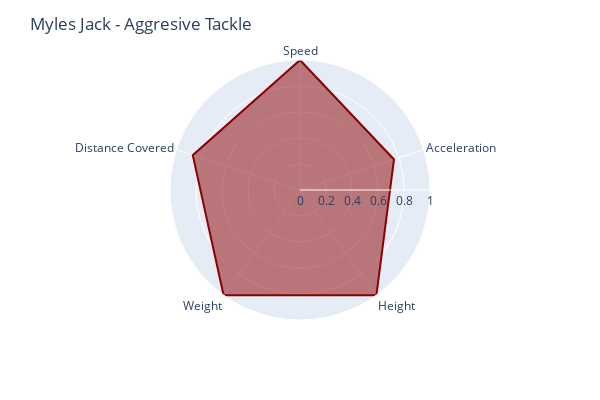

Notebook cell for this chart:
### Code cell
s = (myles['s'].mean() - s_min)/(s_max - s_min)
a = (myles['a'].mean() - a_min)/(a_max - a_min)
h = (players[players['displayName']=='Myles Jack']['height_inches'].values[0] - h_min)/(h_max - h_min)
w = (players[players['displayName']=='Myles Jack']['weight'].values[0] - w_min)/(w_max - w_min)
dc = (myles['distanceCovered'].mean() - dc_min)/(dc_max - dc_min)

import plotly.express as px
stats = pd.DataFrame(dict(
    r=[s, a, h, w, dc],
    theta=['Speed','Acceleration', 'Height', 'Weight', 'Distance Covered']))
fig = px.line_polar(stats, r='r', theta='theta', line_close=True, color_discrete_sequence=['darkred'], width=600, height=400)
fig.update_traces(fill='toself')
fig.update_layout(
    polar=dict(
        radialaxis=dict(range=[0, 1]),
    )
)
fig.update_layout(title_text='Myles Jack - Aggresive Tackle')
fig.show()

### Figure 1 — Plotly figure (JSON) as saved in the notebook; plotly's stock layout.template omitted (floating-point values rounded to 4 significant figures)
{"data": [{"fill": "toself", "hovertemplate": "r=%{r}<br>theta=%{theta}<extra></extra>", "legendgroup": "", "line": {"color": "darkred", "dash": "solid"}, "marker": {"symbol": "circle"}, "mode": "lines", "name": "", "r": [1, 0.7602, 1, 1, 0.8673, 1], "showlegend": false, "subplot": "polar", "theta": ["Speed", "Acceleration", "Height", "Weight", "Distance Covered", "Speed"], "type": "scatterpolar"}], "layout": {"height": 400, "legend": {"tracegroupgap": 0}, "margin": {"t": 60}, "polar": {"angularaxis": {"direction": "clockwise", "rotation": 90}, "domain": {"x": [0, 1], "y": [0, 1]}, "radialaxis": {"range": [0, 1]}}, "title": {"text": "Myles Jack - Aggresive Tackle"}, "width": 600}}
